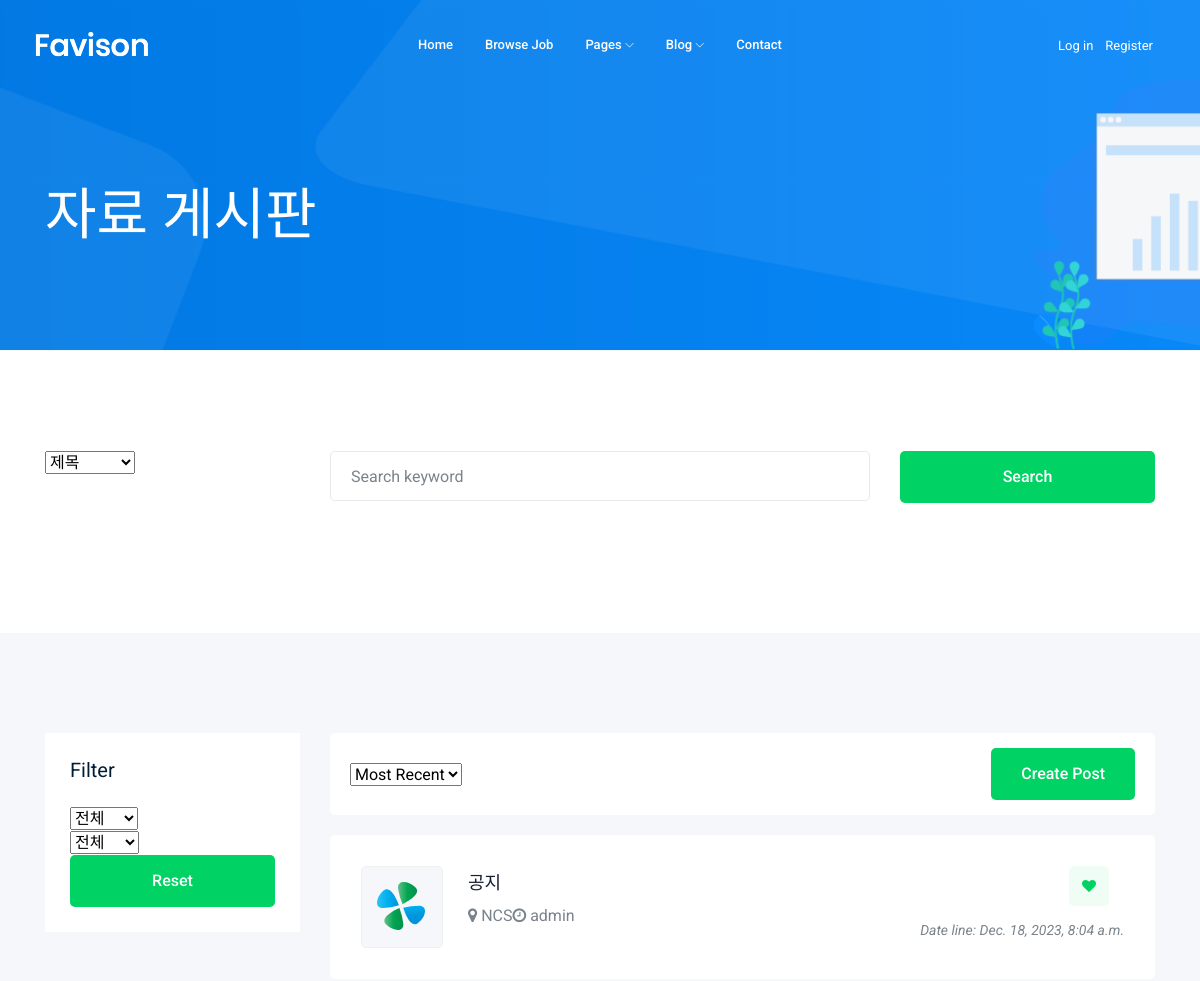
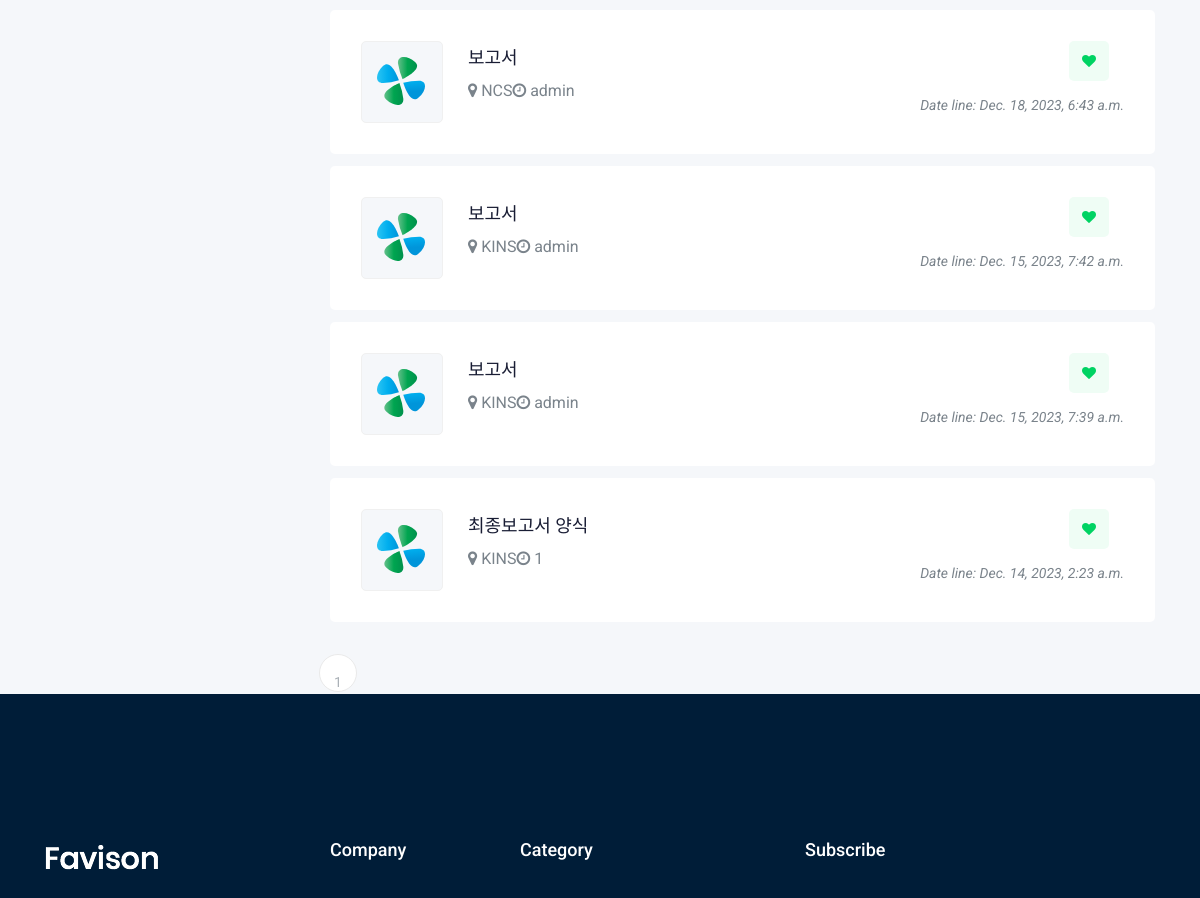
Before: / (upper part) with the older database file (2 pictures, top to bottom).
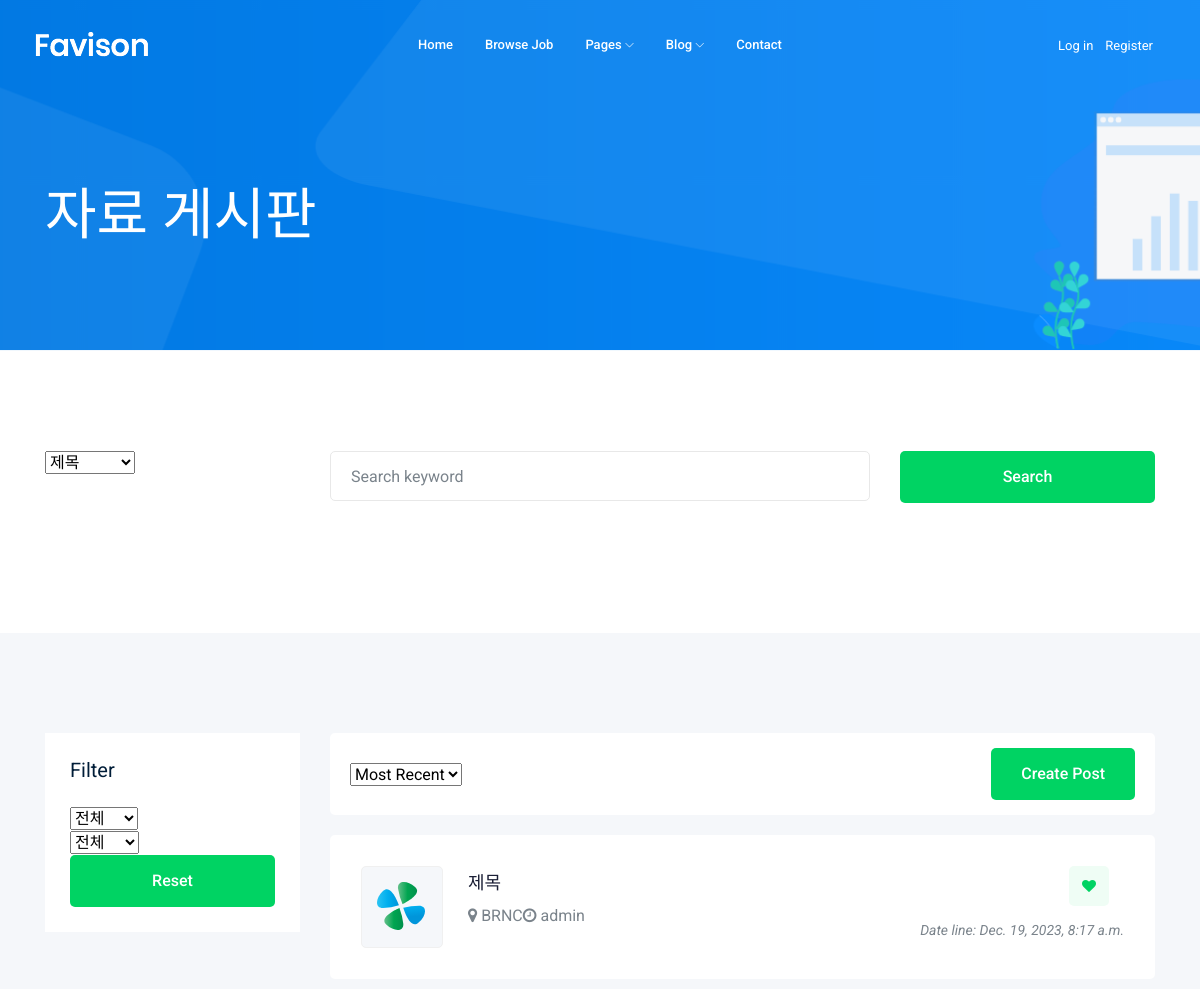
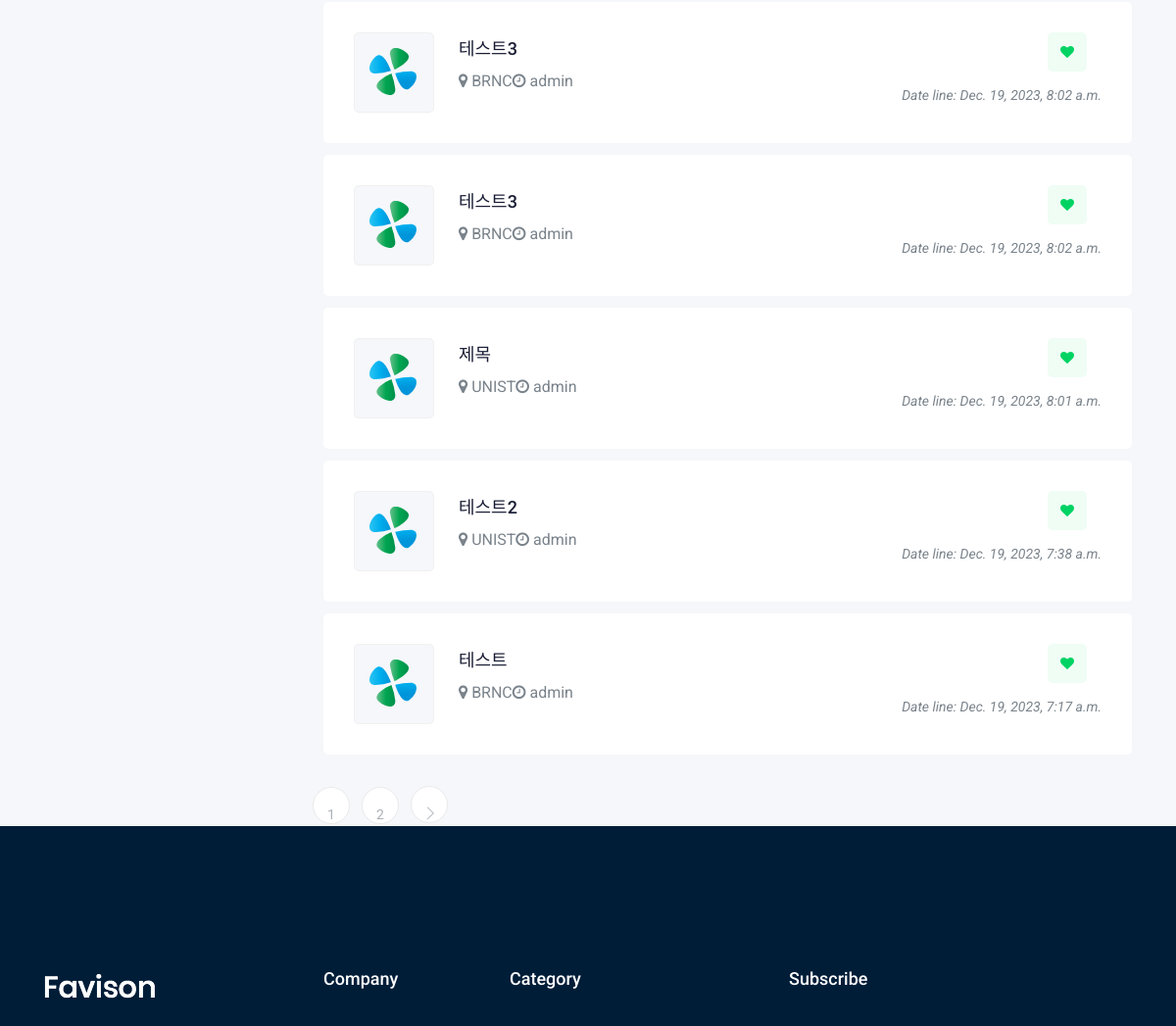
After: the same page with the newer database file (2 pictures, top to bottom).
### cloud/models.py (models this page shows, shortened)
class Post(models.Model):
    INSTITUTE_CHOICES = [
        ('1', 'KINS'),
        ('2', 'NCS'),
        ('3', 'UNIST'),
        ('4', 'BRNC'),
    ]
    CATEGORY_CHOICES = [
        ('1', 'N/Star'),
        ('2', '논문'),
        ('3', '보고서'),
        ('4', '일정'),
    ]
    author = models.CharField(max_length=10, default='admin')
    institute = models.CharField(
        max_length=2,
        choices=INSTITUTE_CHOICES,
    )
    title = models.CharField(max_length=200)
    category = models.CharField(
        max_length=2,
        choices=CATEGORY_CHOICES,
    )
    content = models.TextField()
    created = models.DateTimeField(auto_now_add=True)
    updated = models.DateTimeField(auto_now=True)
    """def get_filename(self):
        return os.path.basename(self.document.name)

    def get_filetype(self):
        return self.get_filename().split('.')[-1]

    def delete(self, *args, **kargs):
        if self.document:
            os.remove(os.path.join(settings.MEDIA_ROOT, self.document.path))
        super(Post, self).delete(*args, **kargs)"""

### cloud/views.py (the view, shortened to what this page needs)
# urls.py: path('', index, name='index'),
def index(request):
    page = request.GET.get('page', '1')
    type = request.GET.get('type', '1')
    kw = request.GET.get('kw', '')
    inst = request.GET.get('institute', '0')
    cat = request.GET.get('category', '0')
    sort = request.GET.get('sort', '1')
    if sort == '1':
        posts = Post.objects.order_by('-created')
    elif sort == '2':
        posts = Post.objects.order_by('created')
    else:
        posts = Post.objects.order_by('-created')
    if inst == '0':
        posts = posts
    else:
        posts = posts.filter(institute=inst)
    if cat == '0':
        posts = posts
    else:
        posts = posts.filter(category=cat)
    paginator = Paginator(posts, 6)
    page_obj = paginator.get_page(page)
    return render(request, 'cloud/jobs.html', {'posts': page_obj, 'page': page})

### templates/cloud/jobs.html (shortened to what this page needs)
{% extends 'base.html' %}
{% block content %}
    <div class="bradcam_area bradcam_bg_1">
        <div class="container">
            <div class="row">
                <div class="col-xl-12">
                    <div class="bradcam_text">
                        <h3>자료 게시판</h3>
                    </div>
                </div>
            </div>
        </div>
    </div>
    <div class="catagory_area">
        <div class="container">
            <div class="row cat_search">
                <div class="col-lg-3 col-md-4">
                    <div class="single_input">
                        <select class="wide" name="search_type" id="search_type">
                            <option value="1">제목</option>
                          </select>
                    </div>
                </div>
                <div class="col-lg-6 col-md-4">
                    <div class="single_input">
                        <input type="text" name="search_kw" id="search_kw" placeholder="Search keyword">
                    </div>
                </div>
                <div class="col-lg-3 col-md-12">
                    <div class="job_btn">
                        <a href="javascript:searchkw();" class="boxed-btn3" id="search_btn">Search</a>
                    </div>
                </div>
            </div>
        </div>
    </div>
    <div class="job_listing_area plus_padding">
        <div class="container">
            <div class="row">
                <div class="col-lg-3">
                    <div class="job_filter white-bg">
                        <div class="form_inner white-bg">
                            <h3>Filter</h3>
                                <div class="row">
                                    <div class="col-lg-12">
                                        <div class="single_field">
                                            <select class="wide" name="search_institute" id="search_institute">
                                                <option value="0">전체</option>
                                            </select>
                                        </div>
                                    </div>
                                    <div class="col-lg-12">
                                        <div class="single_field">
                                            <select class="wide" name="search_category" id="search_category">
                                                <option value="0">전체</option>
                                            </select>
                                        </div>
                                    </div>
                                </div>
                        </div>
                        <div class="reset_btn">
                            <button  class="boxed-btn3 w-100" type="submit">Reset</button>
                        </div>
                    </div>
                </div>
                <div class="col-lg-9">
                    <div class="recent_joblist_wrap">
                        <div class="recent_joblist white-bg ">
                            <div class="row align-items-center">
                                <div class="col-md-6">
                                    <div class="search_cat d-flex justify-content-start">
                                        <select name="sort_type" id="sort_type">
                                            <option value="1">Most Recent</option>
                                        </select>
                                    </div>
                                </div>
                                <div class="col-md-6">
                                    <div class="apply_now d-flex justify-content-end">
                                        <a href="{% url 'create_post' %}" class="boxed-btn3">Create Post</a>
                                    </div>
                                </div>
                            </div>
                        </div>
                    </div>
                    <div class="job_lists m-0">
                        <div class="row">
                            {% for post in posts %}
                            <div class="col-lg-12 col-md-12">
                                <div class="single_jobs white-bg d-flex justify-content-between">
                                    <div class="jobs_left d-flex align-items-center">
                                        <div class="thumb">
                                            <img src="img/svg_icon/1.svg" alt="">
                                        </div>
                                        <div class="jobs_content">
                                            <a href="{% url 'post_detail' post.id %}"><h4>{{ post.title }}</h4></a>
                                            <div class="links_locat d-flex align-items-center">
                                                <div class="location">
                                                    <p> <i class="fa fa-map-marker"></i> {{ post.get_institute_display }}</p>
                                                </div>
                                                <div class="location">
                                                    <p> <i class="fa fa-clock-o"></i> {{ post.author }}</p>
                                                </div>
                                            </div>
                                        </div>
                                    </div>
                                    <div class="jobs_right">
                                        {% if post.files.all.exists %}
                                        <div class="apply_now d-flex justify-content-end">
                                            <a class="heart_mark" href="#"> <i class="fa fa-heart"></i> </a>
                                        </div>
                                        {% else %}
                                        <div class="apply_now d-flex justify-content-end disabled">
                                            <a class="heart_mark" aria-disabled="true" href="#"> <i class="fa fa-heart"></i> </a>
                                        </div>
                                        {% endif %}
                                        <div class="date">
                                            <p>Date line: {{ post.created }}</p>
                                        </div>
                                    </div>
                                </div>
                            </div>
                            {% endfor %}
                        <div class="row">
                            <div class="col-lg-12">
                                <div class="pagination_wrap">
                                    <ul class="justify-content-center">
                                        {% for page_number in posts.paginator.page_range %}
                                            {% if page_number >= posts.number|add:-5 and page_number <= posts.number|add:5 %}
                                            {% if page_number == posts.number %}
                                            <li><a class="page-link" data-page="{{ page_number }}" href="javascript:void(0)"><span>{{ page_number }}</span></a></li>
                                            {% else %}
                                            <li><a class="page-link" data-page="{{ page_number }}" href="javascript:void(0)"><span>{{ page_number }}</span></a></li>
                                            {% endif %}
                                            {% endif %}
                                        {% endfor %}
                                        {% if posts.has_next %}
                                        <li><a class="page-link" data-page="{{ posts.next_page_number }}" href="javascript:void(0)"> <i class="ti-angle-right"></i> </a></li>
                                        {% endif %}
                                    </ul>
                                </div>
                            </div>
                        </div>
                    </div>
                </div>
            </div>
        </div>
    </div>
{% endblock %}

### templates/base.html (shortened to what this page needs)
{% load static %}
<!doctype html>
<html class="no-js" lang="zxx">
<head>
    <link rel="stylesheet" href="{% static 'css/bootstrap.min.css' %}">
    <link rel="stylesheet" href="{% static 'css/owl.carousel.min.css' %}">
    <link rel="stylesheet" href="{% static 'css/magnific-popup.css' %}">
    <link rel="stylesheet" href="{% static 'css/font-awesome.min.css' %}">
    <link rel="stylesheet" href="{% static 'css/themify-icons.css' %}">
    <link rel="stylesheet" href="{% static 'css/nice-select.css' %}">
    <link rel="stylesheet" href="{% static 'css/flaticon.css' %}">
    <link rel="stylesheet" href="{% static 'css/jquery-ui.css' %}">
    <link rel="stylesheet" href="{% static 'css/gijgo.css' %}">
    <link rel="stylesheet" href="{% static 'css/animate.min.css' %}">
    <link rel="stylesheet" href="{% static 'css/slicknav.css' %}">
    <link rel="stylesheet" href="{% static 'css/style.css' %}">
</head>
<body>
    <header>
        <div class="header-area ">
            <div id="sticky-header" class="main-header-area">
                <div class="container-fluid ">
                    <div class="header_bottom_border">
                        <div class="row align-items-center">
                            <div class="col-xl-3 col-lg-2">
                                <div class="logo">
                                    <a href="index.html">
                                        <img src="img/logo.png" alt="">
                                    </a>
                                </div>
                            </div>
                            <div class="col-xl-6 col-lg-7">
                                <div class="main-menu  d-none d-lg-block">
                                    <nav>
                                        <ul id="navigation">
                                            <li><a href="index.html">home</a></li>
                                            <li><a href="jobs.html">Browse Job</a></li>
                                            <li><a href="#">pages <i class="ti-angle-down"></i></a>
                                            </li>
                                            <li><a href="#">blog <i class="ti-angle-down"></i></a>
                                            </li>
                                            <li><a href="contact.html">Contact</a></li>
                                        </ul>
                                    </nav>
                                </div>
                            </div>
                            <div class="col-xl-3 col-lg-3 d-none d-lg-block">
                                <div class="Appointment">
                                    <div class="phone_num d-none d-xl-block">
                                        <a href="#">Log in</a>
                                    </div>
                                    <div class="phone_num d-none d-xl-block">
                                        <a href="#">Register</a>
                                    </div>
                                </div>
                            </div>
                            <div class="col-12">
                            </div>
                        </div>
                    </div>
                </div>
            </div>
        </div>
    </header>
    {% block content %}
    {% endblock %}
    <footer class="footer">
        <div class="footer_top">
            <div class="container">
                <div class="row">
                    <div class="col-xl-3 col-md-6 col-lg-3">
                        <div class="footer_widget wow fadeInUp" data-wow-duration="1s" data-wow-delay=".3s">
                            <div class="footer_logo">
                                <a href="#">
                                    <img src="img/logo.png" alt="">
                                </a>
                            </div>
                        </div>
                    </div>
                    <div class="col-xl-2 col-md-6 col-lg-2">
                        <div class="footer_widget wow fadeInUp" data-wow-duration="1.1s" data-wow-delay=".4s">
                            <h3 class="footer_title">
                                Company
                            </h3>
                        </div>
                    </div>
                    <div class="col-xl-3 col-md-6 col-lg-3">
                        <div class="footer_widget wow fadeInUp" data-wow-duration="1.2s" data-wow-delay=".5s">
                            <h3 class="footer_title">
                                Category
                            </h3>
                        </div>
                    </div>
                    <div class="col-xl-4 col-md-6 col-lg-4">
                        <div class="footer_widget wow fadeInUp" data-wow-duration="1.3s" data-wow-delay=".6s">
                            <h3 class="footer_title">
                                Subscribe
                            </h3>
                        </div>
                    </div>
                </div>
            </div>
        </div>
    </footer>
</body>
</html>

Changed rows visible on the page:
no longer on this page (row unchanged): Post: title "공지", institute "NCS", author "admin", created "Dec. 18, 2023, 8:04 a.m."
no longer on this page (row unchanged): Post: title "보고서", institute "NCS", author "admin", created "Dec. 18, 2023, 6:43 a.m."
no longer on this page (row unchanged): Post: title "보고서", institute "KINS", author "admin", created "Dec. 15, 2023, 7:42 a.m."
no longer on this page (row unchanged): Post: title "보고서", institute "KINS", author "admin", created "Dec. 15, 2023, 7:39 a.m."
no longer on this page (row unchanged): Post: title "최종보고서 양식", institute "KINS", author "1", created "Dec. 14, 2023, 2:23 a.m."
added Post: title "제목", institute "BRNC", author "admin", created "Dec. 19, 2023, 8:17 a.m."
added Post: title "테스트3", institute "BRNC", author "admin", created "Dec. 19, 2023, 8:02 a.m."
added Post: title "테스트3", institute "BRNC", author "admin", created "Dec. 19, 2023, 8:02 a.m."
added Post: title "제목", institute "UNIST", author "admin", created "Dec. 19, 2023, 8:01 a.m."
added Post: title "테스트2", institute "UNIST", author "admin", created "Dec. 19, 2023, 7:38 a.m."
added Post: title "테스트", institute "BRNC", author "admin", created "Dec. 19, 2023, 7:17 a.m."
Other visible differences:
new list line: "2"
